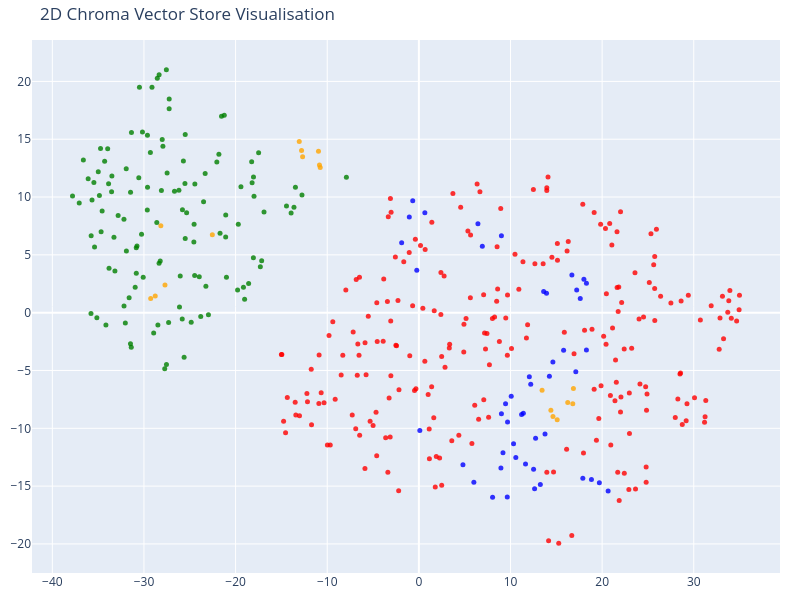

Notebook cell for this chart:
### Code cell
# dimensionality reduction to reduce from 314 to 2d using TSNe

tsne = TSNE(n_components=2, random_state=42)
reduced_vectors = tsne.fit_transform(vectors)

# 2d scatter plot
fig = go.Figure(data=[go.Scatter(
    x=reduced_vectors[:, 0],
    y=reduced_vectors[:, 1],
    mode='markers',
    marker=dict(size=5, color=colors, opacity=0.8),
    text=[f"Type: {t}<br>Text: {d[:100]}..." for t,d in zip(doc_types, documents)],
    hoverinfo='text'
)])

fig.update_layout(
    title='2D Chroma Vector Store Visualisation',
    scene=dict(xaxis_title='x', yaxis_title='y'),
    width=800,
    height=600,
    margin=dict(r=20, b=10, l=10, t=40)

)

fig.show()

### Figure 1 — Plotly figure (JSON) as saved in the notebook; plotly's stock layout.template omitted (floating-point values rounded to 4 significant figures; data arrays with more than 128 entries replaced by an {"elided": "..."} marker saying what was removed)
{"data": [{"hoverinfo": "text", "marker": {"color": {"elided": "413 str values"}, "opacity": 0.8, "size": 5}, "mode": "markers", "text": {"elided": "413 str values"}, "type": "scatter", "x": {"elided": "413 float values"}, "y": {"elided": "413 float values"}}], "layout": {"height": 600, "margin": {"b": 10, "l": 10, "r": 20, "t": 40}, "scene": {"xaxis": {"title": {"text": "x"}}, "yaxis": {"title": {"text": "y"}}}, "title": {"text": "2D Chroma Vector Store Visualisation"}, "width": 800}}
